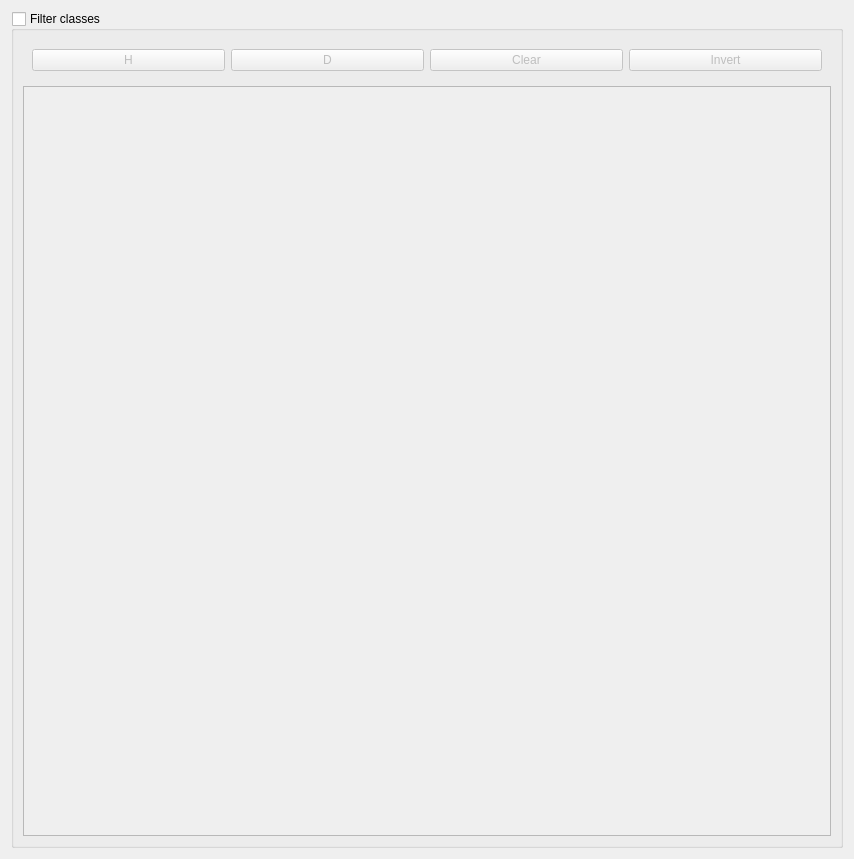
<?xml version="1.0" encoding="UTF-8"?>
<ui version="4.0">
 <class>ClassFilterSettingsPage</class>
 <widget class="QWidget" name="ClassFilterSettingsPage">
  <property name="geometry">
   <rect>
    <x>0</x>
    <y>0</y>
    <width>854</width>
    <height>859</height>
   </rect>
  </property>
  <property name="windowTitle">
   <string>Form</string>
  </property>
  <layout class="QVBoxLayout" name="verticalLayout">
   <item>
    <widget class="QGroupBox" name="groupBox">
     <property name="title">
      <string>Filter classes</string>
     </property>
     <property name="checkable">
      <bool>true</bool>
     </property>
     <property name="checked">
      <bool>false</bool>
     </property>
     <layout class="QVBoxLayout" name="verticalLayout_2">
      <item>
       <widget class="QWidget" name="buttonBar" native="true">
        <layout class="QHBoxLayout" name="horizontalLayout">
         <item>
          <widget class="QPushButton" name="btH">
           <property name="text">
            <string>H</string>
           </property>
          </widget>
         </item>
         <item>
          <widget class="QPushButton" name="btD">
           <property name="text">
            <string>D</string>
           </property>
          </widget>
         </item>
         <item>
          <widget class="QPushButton" name="btClear">
           <property name="text">
            <string>Clear</string>
           </property>
          </widget>
         </item>
         <item>
          <widget class="QPushButton" name="btInvert">
           <property name="text">
            <string>Invert</string>
           </property>
          </widget>
         </item>
        </layout>
       </widget>
      </item>
      <item>
       <widget class="QListWidget" name="lstClasses"/>
      </item>
     </layout>
    </widget>
   </item>
  </layout>
 </widget>
 <resources/>
 <connections>
  <connection>
   <sender>groupBox</sender>
   <signal>toggled(bool)</signal>
   <receiver>buttonBar</receiver>
   <slot>setVisible(bool)</slot>
   <hints>
    <hint type="sourcelabel">
     <x>61</x>
     <y>19</y>
    </hint>
    <hint type="destinationlabel">
     <x>167</x>
     <y>55</y>
    </hint>
   </hints>
  </connection>
 </connections>
</ui>
